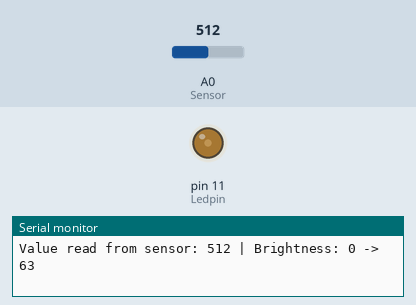
Simulated run of this sketch. Board: Arduino Uno, built with avr-gcc and run on an emulated ATmega328P. Parts: output pins drawn as LEDs (lit = HIGH), the last lines printed to the serial monitor. The test bench sets the inputs (shaded band); at power-on: A0 (Sensor) = 512.

Above: at 1.3 s.
1.4 s: A0 (Sensor) set to 716
At 2.5 s:
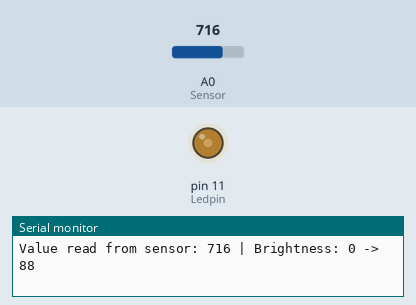
3.0 s: A0 (Sensor) set to 306
At 3.8 s:
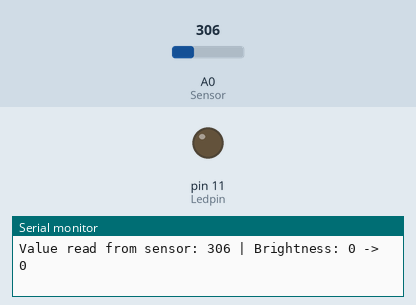
4.5 s: A0 (Sensor) set to 394
6.0 s: A0 (Sensor) set to 420
At 7.2 s:
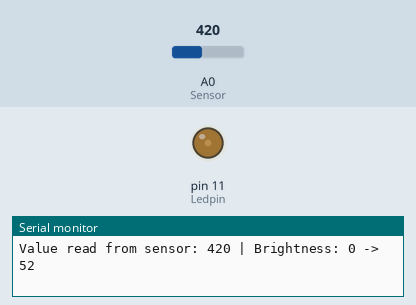
7.5 s: A0 (Sensor) set to 122
At 8.6 s:
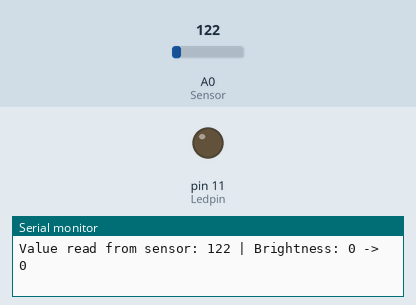
Timing chart, 0 to 10.0 s (numbered marks = the images above; inputs shaded):
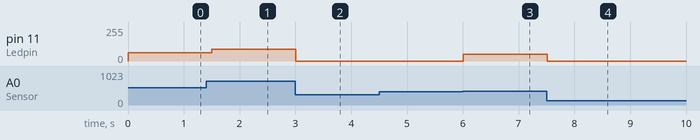

The sketch:

Nhan_bat_nut.ino
```cpp
const int threshold = 800;
int Sensor = A0;
int Value;
int Ledpin = 11;
int bright_now;
int time_on = 500;

void setup() {
  Serial.begin(9600);
  pinMode(Ledpin, OUTPUT);
  analogWrite(Ledpin, 0);
  pinMode(Sensor, INPUT_PULLUP);
  // bright_now = convert_to_outbright(analogRead(Sensor));
}

int convert_to_outbright(int in) {
  int out = map(in, 0, 1023, 0, 127);
  if (out <= 50) {
    out = 0;
  }
  return out;
}

void loop() {
    Value = analogRead(Sensor);
    // int brightness = convert_to_outbright(Value);
    // int brightness = map(Value, 0, 1023, 0, 255);
    int brightness = convert_to_outbright(Value);

    Serial.print("Value read from sensor: ");
    Serial.print(Value);
    Serial.print(" | Brightness: ");
    Serial.print(bright_now);
    Serial.print(" -> ");
    Serial.println(brightness);
    analogWrite(Ledpin, brightness);

    // // Chỉ thay đổi độ sáng nếu có sự khác biệt
    // // if (brightness != bright_now) {
    //     int step = (brightness > bright_now) ? 1 : -1; // Xác định tăng hay giảm
    //     int diff = abs(brightness - bright_now);
    //     int delay_time = (diff > 0) ? (time_on / diff) : 0; // Tránh chia cho 0

    //     for (int i = bright_now; i != brightness; i += step) {
    //         analogWrite(Ledpin, i);
    //         // delay(delay_time);
    //     }

    //     bright_now = brightness;
    // }

    delay(time_on);
}

// const int threshold = 800;
// int Sensor = A0;
// int Value;
// int Ledpin = 11;
// int bright_now;
// int time_on = 500;

// void setup()
// {
//   Serial.begin(9600);
//   pinMode(Ledpin, OUTPUT);
//   analogWrite(Ledpin, 0);
//   pinMode(Sensor, INPUT_PULLUP);
//   bright_now = convert_to_outbright(analogRead(Sensor));
// }

// int convert_to_outbright(int in) {
//   int brightness = map(Value, 0, 1023, 0, 255);
//   if (brightness <= 50) {
//     brightness = 0;
//   }
//   return brightness;
// }

// void loop()
// {

//     Value = analogRead(Sensor);
//     int brightness = map(Value, 0, 1023, 0, 255);
//     if (brightness >= 200) {
//       brightness = 255;
//     };
//     if (brightness <= 50) {
//       brightness = 0;
//     };

//     Serial.print("Value read from sensor: ");
//     Serial.println(Value);
//     Serial.println(bright_now, ' -> ', brightness);
//     // analogWrite(Ledpin, brightness);
//     for (int i=bright_now; i <= brightness; i++) {
//       analogWrite(Ledpin, i);
//       delay(time_on/(brightness-bright_now));
//     }
//     bright_now = brightness;
//     delay(time_on);
// }
```

Measured:
- the behaviour switches between 410 and 411 on A0 (Sensor) (found by bisection; images 2 and 3)
- after the input at 1.4 s, pin 11 (Ledpin): 63/255 → 88/255 after 0.10 s
- after the input at 3.0 s, pin 11 (Ledpin): 88/255 → 0/255 at once
- after the input at 6.0 s, pin 11 (Ledpin): 0/255 → 52/255 at once
- after the input at 7.5 s, pin 11 (Ledpin): 52/255 → 0/255 at once
